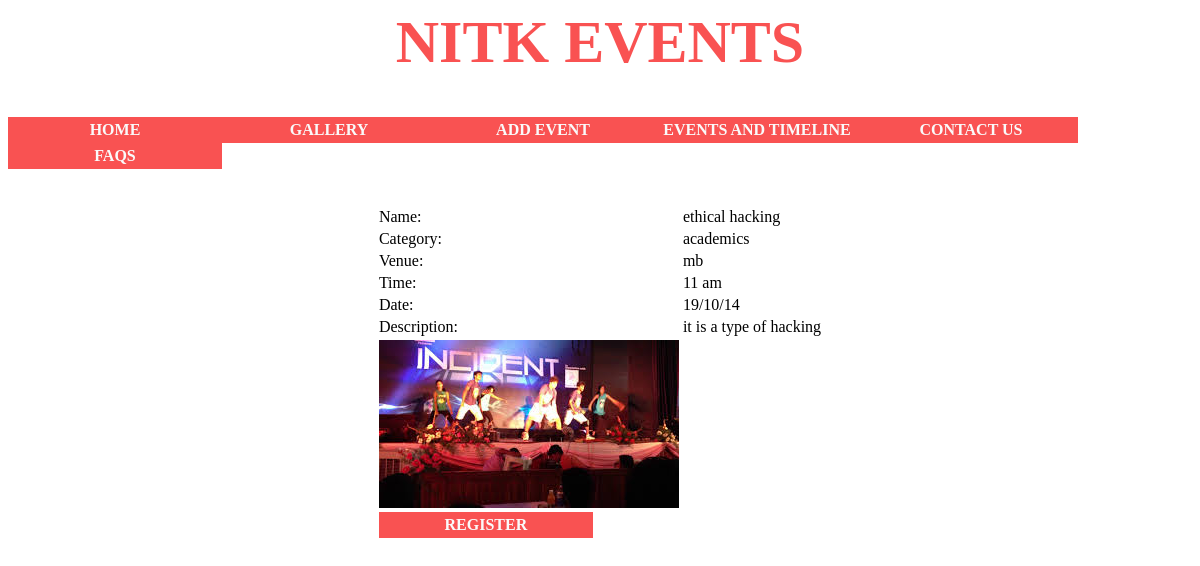
The app's page /viewevent.php?eventid=4 with its own data.
### tables this page shows
create table event(
eid int primary key AUTO_INCREMENT,
name varchar(256),
edate varchar(256) ,
etime varchar(256),
poster varchar(256),
video varchar(256),
description varchar(256),
oid int,
category varchar(256),
venue varchar(256),
 
 
 
 
 
seats int,
prerequisites varchar (256),
foreign key(oid) references organizer(oid) 
 );

### viewevent.php (the view, shortened to what this page needs)
<html>
<?php
require "header.php";
?>
<body>
        <?php
            if($con = connect())
            {
                $eid = $_REQUEST['eventid'];
                $quer = "select * from event where eid = '$eid'";
                $result = $con->query($quer);
                if($row = $result->fetch_assoc()){
                    echo "<table align = 'center'>";
                    echo "<tr><td>Name:</td><td>".$row['name']."</td></tr>";
                    echo "<tr><td>Category:</td><td>".$row['category']."</td></tr>";
                    echo "<tr><td>Venue:</td><td>".$row['venue']."</td></tr>";
                    echo "<tr><td>Time:</td><td>".$row['etime']."</td></tr>";
                    echo "<tr><td>Date:</td><td>".$row['edate']."</td></tr>";
                    echo "<tr><td>Description:</td><td>".$row['description']."</td></tr>";
                    $eventTarget= "register.php?eventid=".$eid;
                    $poster = $row['poster'];
                    echo "<tr><td><img src = '$poster' /></td></tr>";
                    echo "<tr><td><a href='$eventTarget'>register</a></td></tr>";
                    echo "</table>";
                }
            }
        ?>
	</body>
</html>

### link.css (style rules this page uses)
a:link,a:visited { display:block; width:206px; font-weight:bold; color:#FAFAFA; background-color:#f95252; text-align:center; padding:4px; text-decoration:none; text-transform:uppercase; }

### records on screen
event: name "ethical hacking", category "academics", venue "mb", etime "11 am", edate "19/10/14", description "it is a type of hacking", poster (picture)
